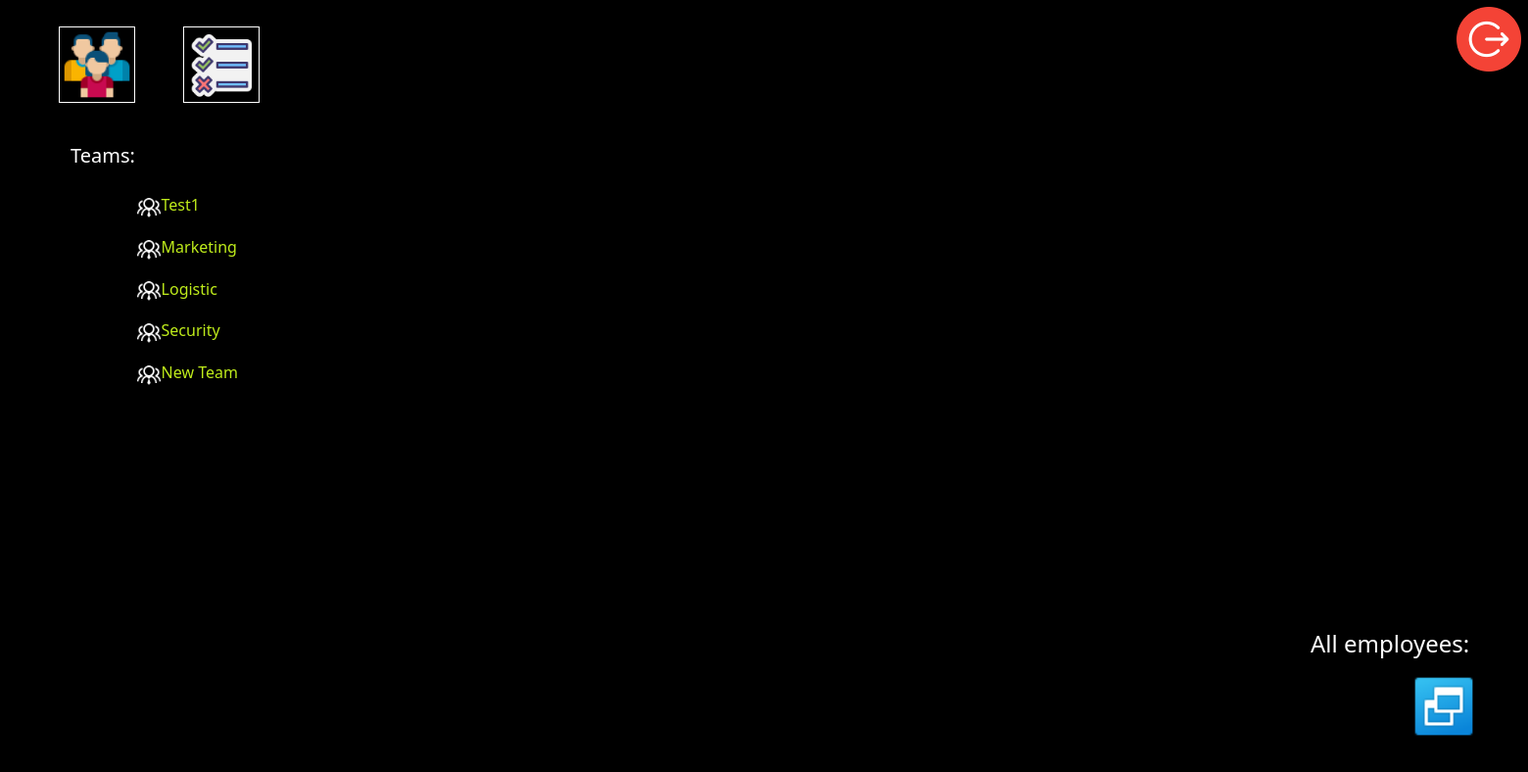
Before: /tasks/ (signed in) with the older database file.
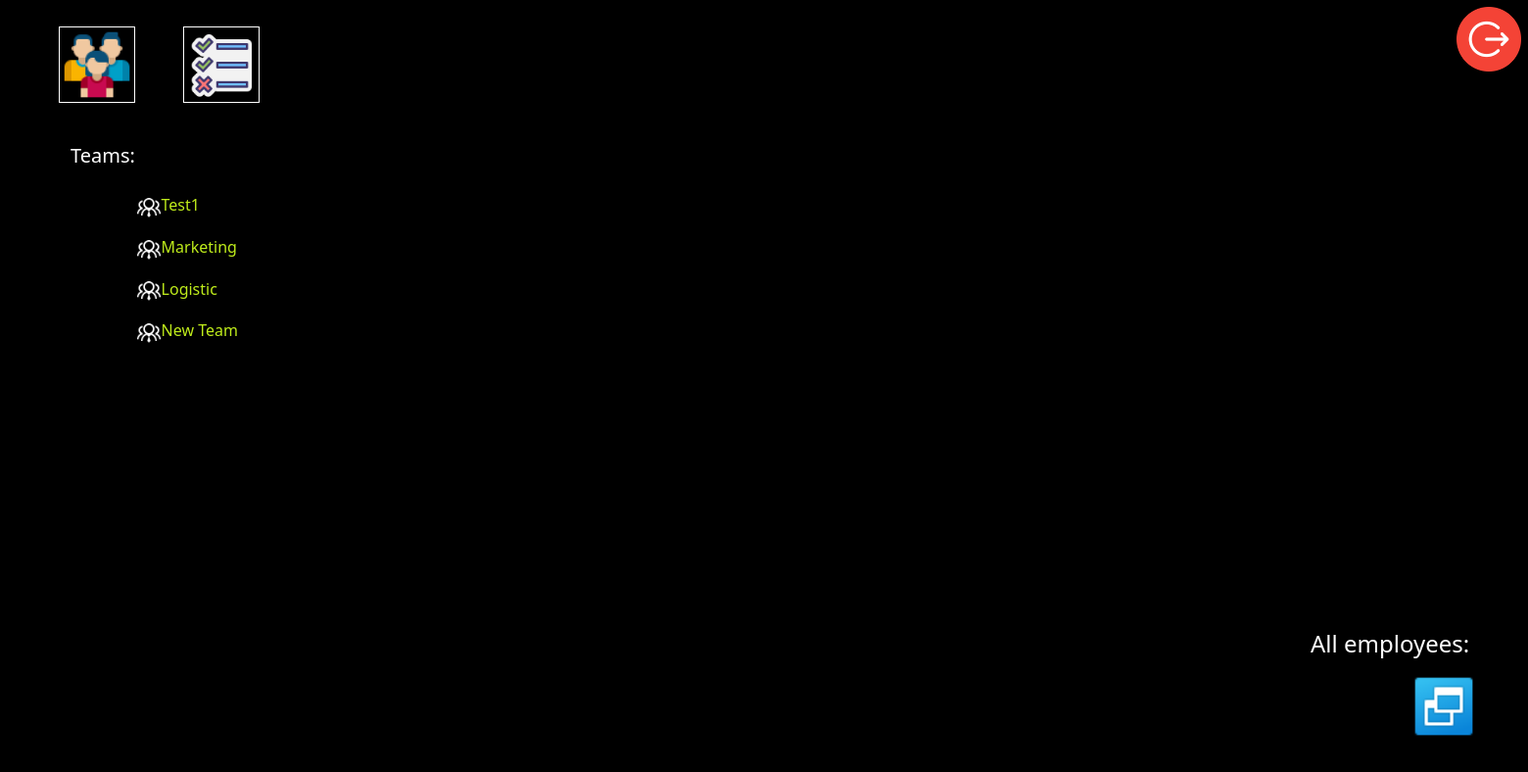
After: the same page with the newer database file.
### listWorkers/models.py (models this page shows, shortened)
class TeamsList(Model):
    id_admin = IntegerField("id_admin", max_length=1000, null=False)
    name_team = CharField("name_team", max_length=1000, null=False)
    class Meta:
        verbose_name = "Teams"
        verbose_name_plural = "Teams"

### listWorkers/views.py (the view)
# urls.py: path("", profile_user, name="profile_user"),
def profile_user(request):
    iduser = request.user.id
    check_log(iduser)
    teams = TeamsList.objects.filter(id_admin=iduser)
    return render(request, "listWorkers/profile_user.html", {'teams':teams, 'id': iduser})

### listWorkers/views.py (called while the page is built)
def check_log(id_user):
    if id_user:
        pass
    else:
        raise PermissionDenied()

### listWorkers/templates/listWorkers/profile_user.html
{% extends 'listWorkers/base.html' %}
{% load static %}
{% block css_aditional %}
<link rel="stylesheet" href="{% static 'listWorkers/css/profile_user.css'%}">
{% endblock %}
{% block content %}
<a href="{% url 'logout' %}"><img align="right" src="/static/listWorkers/img/logout.png" id="logout">  </a> <br>
<a id="new_teams" href="{% url 'create_new_team' id %}"><img align="right" id="newteam" src="/static/listWorkers/img/team4.png"></a>
<a id="mytask" href="{% url 'my_tasks' user.id %}"><img align="right" id="todo1" src="/static/listWorkers/img/todolist1.png"></a>
<h5 align="left" id="teams" > Teams: </h5>
    {% for item in teams %}
    <p><img id="teams2" src="/static/listWorkers/img/teams2.png"><a id="yourteam" href="{% url 'list_workers' item.id %}">{{item.name_team}} </a></p>
    {% endfor %}
<h4 id="all_employees" > All employees: </h4>
<a href="{% url 'rest' %}"> <img a src="/static/listWorkers/img/rest.png" id="rest"> </a>
{% endblock %}

Changed rows visible on the page:
removed TeamsList: name_team "Security"
